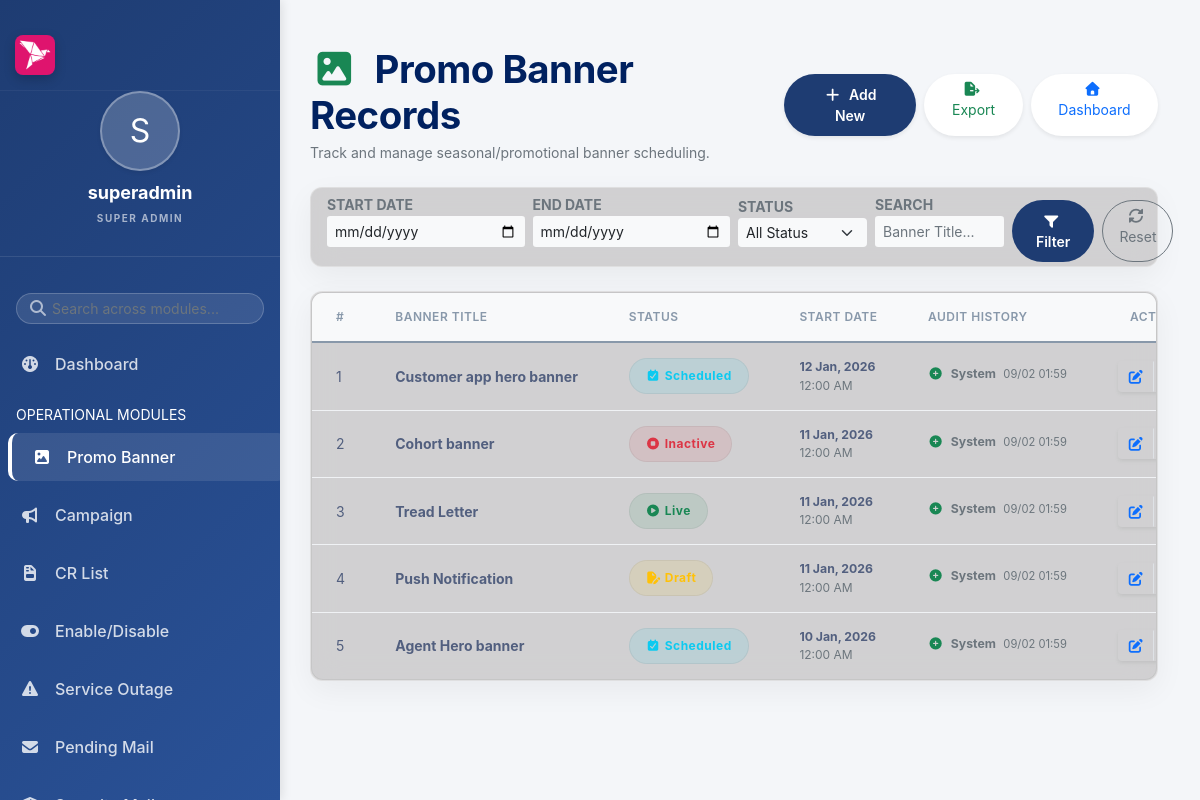
The app's page /main/modules/banners/view.php (signed in) with its own data.
### tables this page shows
CREATE TABLE `promo_banner` (
  `serial_no` int(11) NOT NULL,
  `subject_line` varchar(254) NOT NULL,
  `status` varchar(254) NOT NULL,
  `start_time` datetime NOT NULL,
  `edited_by` varchar(50) DEFAULT NULL,
  `edited_at` timestamp NULL DEFAULT NULL,
  `created_by` varchar(50) DEFAULT NULL,
  `created_at` timestamp NOT NULL DEFAULT current_timestamp()
);

### includes/functions.php (called while the page is built, shortened)
<?php
function e($text) {
    return htmlspecialchars($text, ENT_QUOTES, 'UTF-8');
}
function isSuperAdmin() {
    return $_SESSION['role'] === 'super_admin';
}
function canEditGlobal() {
    return $_SESSION['role'] !== 'l2';
}

### main/modules/banners/view.php (the view, shortened to what this page needs)
<?php
require_once __DIR__ . '/../../../config/app.php'; include_once INCLUDES_PATH . '/auth_check.php';
$limit = 10;
$page = isset($_GET['page']) && is_numeric($_GET['page']) ? (int)$_GET['page'] : 1;
$offset = ($page - 1) * $limit;
$where = " WHERE 1=1";
$sql = "SELECT * FROM promo_banner " . $where . " ORDER BY serial_no DESC LIMIT $limit OFFSET $offset";
$stmt = mysqli_prepare($conn, $sql);
mysqli_stmt_execute($stmt);
$result = mysqli_stmt_get_result($stmt);
?>
<!DOCTYPE html>
<html lang="en">
<head>
    <link href="https://cdn.jsdelivr.net/npm/bootstrap@5.0.2/dist/css/bootstrap.min.css" rel="stylesheet">
    <link rel="stylesheet" href="https://cdnjs.cloudflare.com/ajax/libs/font-awesome/7.0.1/css/all.min.css">
    <link rel="stylesheet" href="<?= ASSETS_URL ?>/css/style.css">
</head>
<body>
    <div class="dashboard-container">
        <?php include INCLUDES_PATH . '/sidebar.php'; ?>
        <div class="main-content">
            <div class="container-fluid ps-0 mt-3">
                <div class="d-flex justify-content-between align-items-center mb-4">
                    <div>
                        <h1 class="view-header fw-bold mb-1"><i class="fa-solid fa-image text-success me-2"></i> Promo Banner Records</h1>
                        <p class="text-muted small mb-0">Track and manage seasonal/promotional banner scheduling.</p>
                    </div>
                    <div class="d-flex gap-2">
                        <?php if (canEditGlobal()): ?>
                        <button class="btn btn-primary btn-sm rounded-pill shadow-sm px-4" data-bs-toggle="modal" data-bs-target="#staticBackdrop_herobanner">
                            <i class="fa-solid fa-plus me-1"></i> Add New
                        </button>
                        <?php endif; ?>
                        <a href="<?= BASE_URL ?>/modules/export/export.php?module=promo_banner&<?php echo http_build_query($_GET); ?>" class="btn btn-outline-success btn-sm rounded-pill shadow-sm px-3 bg-white border-0 btn-export-view"><i class="fa-solid fa-file-export me-1"></i> Export</a>
                        <a href="<?= BASE_URL ?>/index.php" class="btn btn-outline-primary btn-sm rounded-pill shadow-sm px-3 border-0 bg-white btn-dashboard-view"><i class="fa-solid fa-house me-1"></i> Dashboard</a>
                    </div>
                </div>
                <div class="glass-card mb-4 p-3 py-1">
                    <form method="GET" class="row g-2 align-items-end">
                        <div class="col-md-3">
                            <label class="small text-muted fw-bold">START DATE</label>
                            <input type="date" name="start_date" class="form-control form-control-sm border-0 bg-light" value="<?php echo e($_GET['start_date'] ?? ''); ?>">
                        </div>
                        <div class="col-md-3">
                            <label class="small text-muted fw-bold">END DATE</label>
                            <input type="date" name="end_date" class="form-control form-control-sm border-0 bg-light" value="<?php echo e($_GET['end_date'] ?? ''); ?>">
                        </div>
                        <div class="col-md-2">
                            <label class="small text-muted fw-bold">STATUS</label>
                            <select name="status_filter" class="form-select form-select-sm border-0 bg-light">
                                <option value="">All Status</option>
                            </select>
                        </div>
                        <div class="col-md-2">
                            <label class="small text-muted fw-bold">SEARCH</label>
                            <input type="text" name="search" class="form-control form-control-sm border-0 bg-light" placeholder="Banner Title..." value="<?php echo e($_GET['search'] ?? ''); ?>">
                        </div>
                        <div class="col-md-2 d-flex gap-2">
                            <button type="submit" class="btn btn-primary btn-sm rounded-pill px-4 flex-grow-1"><i class="fa-solid fa-filter me-1"></i> Filter</button>
                            <a href="view_banner.php" class="btn btn-outline-secondary btn-sm rounded-pill px-3"><i class="fa-solid fa-rotate me-1"></i> Reset</a>
                        </div>
                    </form>
                </div>
                <?php if (mysqli_num_rows($result) > 0) { ?>
                <div class="glass-card mb-4">
                    <div class="table-responsive">
                        <table class="table table-hover align-middle mb-0 dashboard-table">
                            <thead class="bg-light bg-opacity-50">
                                <tr>
                                    <th class="ps-4">#</th>
                                    <th>Banner Title</th>
                                    <th>Status</th>
                                    <th>Start Date</th>
                                    <th>Audit History</th>
                                    <?php if (canEditGlobal()): ?>
                                    <th class="text-end pe-4">Actions</th>
                                    <?php endif; ?>
                                </tr>
                            </thead>
                            <tbody>
                                <?php
                                $count = $offset + 1;
                                while ($row = mysqli_fetch_assoc($result)) {
                                    $status = strtolower(trim($row["status"] ?? ""));
                                    $status_badge = '<span class="status-badge bg-secondary bg-opacity-10 text-secondary fw-bold p-2 px-3 rounded-pill">' . htmlspecialchars($status ?: "N/A") . '</span>';
                                    if ($status == 'live') {
                                        $status_badge = '<span class="status-badge bg-success bg-opacity-10 text-success fw-bold p-2 px-3 rounded-pill"><i class="fa-solid fa-circle-play me-1"></i> Live</span>';
                                    } else if ($status == 'scheduled') {
                                        $status_badge = '<span class="status-badge bg-info bg-opacity-10 text-info fw-bold p-2 px-3 rounded-pill"><i class="fa-solid fa-calendar-check me-1"></i> Scheduled</span>';
                                    } else if ($status == 'draft') {
                                        $status_badge = '<span class="status-badge bg-warning bg-opacity-10 text-warning fw-bold p-2 px-3 rounded-pill"><i class="fa-solid fa-file-pen me-1"></i> Draft</span>';
                                    } else if ($status == 'inactive') {
                                        $status_badge = '<span class="status-badge bg-danger bg-opacity-10 text-danger fw-bold p-2 px-3 rounded-pill"><i class="fa-solid fa-circle-stop me-1"></i> Inactive</span>';
                                    }
                                    echo "<tr>
                                            <td class='ps-4'>" . $count++ . "</td>
                                            <td class='fw-bold'>" . e($row["subject_line"] ?? "N/A") . "</td>
                                            <td>" . $status_badge . "</td>
                                            <td>
                                                <div class='small fw-bold'>" . ($row["start_time"] ? date('d M, Y', strtotime($row['start_time'])) : 'N/A') . "</div>
                                                <div class='text-muted' style='font-size: 0.75rem;'>" . ($row["start_time"] ? date('g:i A', strtotime($row['start_time'])) : '') . "</div>
                                            </td>
                                            <td>
                                                <div class='audit-stack'>
                                                    <div class='small text-muted mb-1' title='Created'>
                                                        <i class='fa-solid fa-circle-plus text-success me-1 scale-80'></i> <b>" . (!empty($row['created_by']) ? e($row['created_by']) : 'System') . "</b>
                                                        <span class='ms-1 opacity-75' style='font-size: 0.7rem;'>" . (!empty($row['created_at']) ? date('d/m H:i', strtotime($row['created_at'])) : '-') . "</span>
                                                    </div>";
                                    echo "</div></td>";
                                    if (canEditGlobal()) {
                                        echo "<td class='text-end pe-4'>
                                                <div class='btn-group shadow-sm rounded'>
                                                    <a href='update.php?id=" . (int)$row['serial_no'] . "' class='btn btn-white btn-sm border-end text-primary' title='Edit Record'><i class='fa-solid fa-pen-to-square'></i></a>";
                                        if (isSuperAdmin()) {
                                            echo "<a href='delete.php?id=" . (int)$row['serial_no'] . "&csrf_token=" . urlencode($_SESSION['csrf_token']) . "' class='btn btn-white btn-sm text-danger' title='Delete Record' onclick='return confirm(\"Are you sure you want to delete this record?\")'><i class='fa-solid fa-trash-can'></i></a>";
                                        }
                                        echo "</div></td>";
                                    }
                                    echo "</tr>";
                                }
                                ?>
                            </tbody>
                        </table>
                    </div>
                </div>
            <?php } ?>
        </div>
    </div>
</body>
</html>

### main/assets/css/style.css (style rules this page uses)
:root { --primary-blue: #1e3c72; --secondary-blue: #2a5298; --accent-pink: #d12053; --bg-light: #f4f6f9; --bg-dark: #121212; --glass-bg: rgba(255, 255, 255, 0.6); --glass-border: rgba(255, 255, 255, 0.3); --glass-bg-dark: rgba(30, 30, 30, 0.7); --glass-border-dark: rgba(255, 255, 255, 0.1); --text-main: #333; --text-muted: #666; --text-light: #fff; --card-shadow: 0 10px 30px rgba(0, 0, 0, 0.05); --card-shadow-hover: 0 15px 35px rgba(0, 0, 0, 0.1); --border-radius: 12px; --transition: all 0.3s cubic-bezier(0.4, 0, 0.2, 1); --bkash-pink: #df146e; --bkash-dark-pink: #d12053; --bkash-light-pink: #f48fb1; --bkash-shadow: 0 10px 25px -5px rgba(223, 20, 110, 0.3); --sidebar-logo-size: 40px; }
.bg-opacity-10 { --bs-bg-opacity: 0.1; }
.status-badge { display: inline-flex; align-items: center; font-size: 0.75rem; letter-spacing: 0.5px; border: 1px solid rgba(0, 0, 0, 0.05); transition: var(--transition); }
.bg-danger.bg-opacity-10 { background-color: rgba(220, 53, 69, 0.1) !important; }
.bg-warning.bg-opacity-10 { background-color: rgba(255, 193, 7, 0.1) !important; }
.bg-success.bg-opacity-10 { background-color: rgba(25, 135, 84, 0.1) !important; }
.bg-info.bg-opacity-10 { background-color: rgba(13, 202, 240, 0.1) !important; }
body { background-color: transparent !important; transition: var(--transition); position: relative; min-height: 100vh; font-family: 'Inter', -apple-system, BlinkMacSystemFont, "Segoe UI", Roboto, Helvetica, Arial, sans-serif; }
.glass-card { background: rgba(186, 183, 183, 0.6); backdrop-filter: blur(15px); -webkit-backdrop-filter: blur(15px); border: 1px solid var(--glass-border); border-radius: var(--border-radius); box-shadow: var(--card-shadow); transition: var(--transition); }
a { text-decoration: none; color: #000; }
form input, form select, form textarea { border: 1px solid #ddd; border-radius: var(--border-radius); margin-bottom: 15px; padding: 12px 15px; transition: var(--transition); background: white; }
.btn-primary { background-color: var(--primary-blue); border: none; padding: 10px 25px; border-radius: 8px; font-weight: 600; }
.dashboard-container { display: flex; min-height: 100vh; width: 100%; }
.main-content { flex: 1; padding: 30px; margin-left: 280px; background-color: #f4f6f9; min-height: 100vh; transition: all 0.4s ease; width: calc(100% - 280px); }
.view-header { color: #002160ff; font-weight: 700; margin-bottom: 0; }
.dashboard-table thead th { background-color: #f8f9fa; border-bottom: 2px solid #edf2f9; color: #8898aa; font-weight: 600; text-transform: uppercase; font-size: 12px; letter-spacing: .5px; padding: 15px 25px; }
.dashboard-table tbody td { padding: 15px 25px; vertical-align: middle; border-bottom: 1px solid #f0f2f5; color: #525f7f; font-size: 14px; }
.dashboard-table tbody tr:last-child td { border-bottom: none; }
html, body { max-width: 100%; overflow-x: hidden; -webkit-font-smoothing: antialiased; -moz-osx-font-smoothing: grayscale; }
h1.view-header { font-size: clamp(1.6rem, 4vw, 2.4rem) !important; letter-spacing: -0.5px; }
.table-responsive { border-radius: 12px; overflow-x: auto; display: block; width: 100%; -webkit-overflow-scrolling: touch; }
.dashboard-table { min-width: 900px !important; }
.table-responsive { border-radius: 12px; border: 1px solid rgba(0, 0, 0, 0.05); }
.btn-export-view, .btn-dashboard-view { transition: all 0.4s cubic-bezier(0.175, 0.885, 0.32, 1.275) !important; }

### records on screen
promo_banner: subject_line "Customer app hero banner", status "scheduled" (drawn), start_time "12 Jan, 2026", start_time "12:00 AM", shows "System", created_at "09/02 01:59"
promo_banner: subject_line "Cohort banner", status "inactive" (drawn), start_time "11 Jan, 2026", start_time "12:00 AM", shows "System", created_at "09/02 01:59"
promo_banner: subject_line "Tread Letter", status "live" (drawn), start_time "11 Jan, 2026", start_time "12:00 AM", shows "System", created_at "09/02 01:59"
promo_banner: subject_line "Push Notification", status "draft" (drawn), start_time "11 Jan, 2026", start_time "12:00 AM", shows "System", created_at "09/02 01:59"
promo_banner: subject_line "Agent Hero banner", status "scheduled" (drawn), start_time "10 Jan, 2026", start_time "12:00 AM", shows "System", created_at "09/02 01:59"

### other values on screen
substr($user_name, 0, 1) "S"
$user_name "superadmin"
